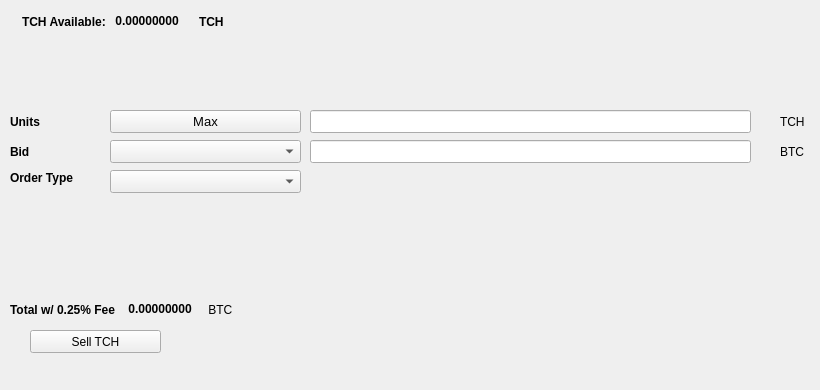
   <widget class="QWidget" name="SellTab">
    <attribute name="title">
     <string>Sell</string>
    </attribute>
    <widget class="QLabel" name="label_16">
     <property name="geometry">
      <rect>
       <x>780</x>
       <y>140</y>
       <width>31</width>
       <height>23</height>
      </rect>
     </property>
     <property name="text">
      <string>BTC</string>
     </property>
    </widget>
    <widget class="QComboBox" name="SellBidcomboBox">
     <property name="geometry">
      <rect>
       <x>110</x>
       <y>140</y>
       <width>191</width>
       <height>23</height>
      </rect>
     </property>
     <property name="font">
      <font>
       <pointsize>10</pointsize>
      </font>
     </property>
    </widget>
    <widget class="QLabel" name="label_18">
     <property name="geometry">
      <rect>
       <x>10</x>
       <y>110</y>
       <width>46</width>
       <height>23</height>
      </rect>
     </property>
     <property name="font">
      <font>
       <weight>75</weight>
       <bold>true</bold>
      </font>
     </property>
     <property name="text">
      <string>Units</string>
     </property>
    </widget>
    <widget class="QPushButton" name="Sell_Max_Amount">
     <property name="geometry">
      <rect>
       <x>110</x>
       <y>110</y>
       <width>191</width>
       <height>23</height>
      </rect>
     </property>
     <property name="font">
      <font>
       <pointsize>10</pointsize>
      </font>
     </property>
     <property name="text">
      <string>Max</string>
     </property>
    </widget>
    <widget class="QLabel" name="label_20">
     <property name="geometry">
      <rect>
       <x>10</x>
       <y>170</y>
       <width>91</width>
       <height>16</height>
      </rect>
     </property>
     <property name="font">
      <font>
       <weight>75</weight>
       <bold>true</bold>
      </font>
     </property>
     <property name="text">
      <string>Order Type</string>
     </property>
    </widget>
    <widget class="QComboBox" name="SellOrdertypeCombo">
     <property name="geometry">
      <rect>
       <x>110</x>
       <y>170</y>
       <width>191</width>
       <height>23</height>
      </rect>
     </property>
     <property name="font">
      <font>
       <pointsize>10</pointsize>
      </font>
     </property>
    </widget>
    <widget class="QLabel" name="label_21">
     <property name="geometry">
      <rect>
       <x>10</x>
       <y>140</y>
       <width>46</width>
       <height>23</height>
      </rect>
     </property>
     <property name="font">
      <font>
       <weight>75</weight>
       <bold>true</bold>
      </font>
     </property>
     <property name="text">
      <string>Bid</string>
     </property>
    </widget>
    <widget class="QLabel" name="label_22">
     <property name="geometry">
      <rect>
       <x>780</x>
       <y>110</y>
       <width>31</width>
       <height>23</height>
      </rect>
     </property>
     <property name="text">
      <string>TCH</string>
     </property>
    </widget>
    <widget class="QLineEdit" name="UnitsInputTCH">
     <property name="geometry">
      <rect>
       <x>310</x>
       <y>110</y>
       <width>441</width>
       <height>23</height>
      </rect>
     </property>
     <property name="font">
      <font>
       <pointsize>9</pointsize>
       <weight>75</weight>
       <bold>true</bold>
      </font>
     </property>
    </widget>
    <widget class="QLineEdit" name="SellBidPriceEdit">
     <property name="geometry">
      <rect>
       <x>310</x>
       <y>140</y>
       <width>441</width>
       <height>23</height>
      </rect>
     </property>
     <property name="font">
      <font>
       <pointsize>9</pointsize>
       <weight>75</weight>
       <bold>true</bold>
      </font>
     </property>
    </widget>
    <widget class="QPushButton" name="SellTCHBTN">
     <property name="geometry">
      <rect>
       <x>30</x>
       <y>330</y>
       <width>131</width>
       <height>23</height>
      </rect>
     </property>
     <property name="text">
      <string>Sell TCH</string>
     </property>
     <property name="icon">
      <iconset resource="../thecash">
       <normaloff>:/icons/bitcoin</normaloff>:/icons/bitcoin</iconset>
     </property>
    </widget>
    <widget class="QWidget" name="layoutWidget3">
     <property name="geometry">
      <rect>
       <x>22</x>
       <y>12</y>
       <width>258</width>
       <height>19</height>
      </rect>
     </property>
     <layout class="QHBoxLayout" name="horizontalLayout">
      <item>
       <widget class="QLabel" name="label232_2">
        <property name="font">
         <font>
          <weight>75</weight>
          <bold>true</bold>
         </font>
        </property>
        <property name="text">
         <string>TCH Available:</string>
        </property>
       </widget>
      </item>
      <item>
       <widget class="QLabel" name="TCHAvailableLabel">
        <property name="palette">
         <palette>
          <active>
           <colorrole role="WindowText">
            <brush brushstyle="SolidPattern">
             <color alpha="255">
              <red>0</red>
              <green>0</green>
              <blue>0</blue>
             </color>
            </brush>
           </colorrole>
           <colorrole role="Button">
            <brush brushstyle="SolidPattern">
             <color alpha="255">
              <red>0</red>
              <green>170</green>
              <blue>0</blue>
             </color>
            </brush>
           </colorrole>
           <colorrole role="Light">
            <brush brushstyle="SolidPattern">
             <color alpha="255">
              <red>0</red>
              <green>255</green>
              <blue>0</blue>
             </color>
            </brush>
           </colorrole>
           <colorrole role="Midlight">
            <brush brushstyle="SolidPattern">
             <color alpha="255">
              <red>0</red>
              <green>212</green>
              <blue>0</blue>
             </color>
            </brush>
           </colorrole>
           <colorrole role="Dark">
            <brush brushstyle="SolidPattern">
             <color alpha="255">
              <red>0</red>
              <green>85</green>
              <blue>0</blue>
             </color>
            </brush>
           </colorrole>
           <colorrole role="Mid">
            <brush brushstyle="SolidPattern">
             <color alpha="255">
              <red>0</red>
              <green>113</green>
              <blue>0</blue>
             </color>
            </brush>
           </colorrole>
           <colorrole role="Text">
            <brush brushstyle="SolidPattern">
             <color alpha="255">
              <red>0</red>
              <green>170</green>
              <blue>0</blue>
             </color>
            </brush>
           </colorrole>
           <colorrole role="BrightText">
            <brush brushstyle="SolidPattern">
             <color alpha="255">
              <red>255</red>
              <green>255</green>
              <blue>255</blue>
             </color>
            </brush>
           </colorrole>
           <colorrole role="ButtonText">
            <brush brushstyle="SolidPattern">
             <color alpha="255">
              <red>0</red>
              <green>0</green>
              <blue>0</blue>
             </color>
            </brush>
           </colorrole>
           <colorrole role="Base">
            <brush brushstyle="SolidPattern">
             <color alpha="255">
              <red>255</red>
              <green>255</green>
              <blue>255</blue>
             </color>
            </brush>
           </colorrole>
           <colorrole role="Window">
            <brush brushstyle="SolidPattern">
             <color alpha="255">
              <red>0</red>
              <green>170</green>
              <blue>0</blue>
             </color>
            </brush>
           </colorrole>
           <colorrole role="Shadow">
            <brush brushstyle="SolidPattern">
             <color alpha="255">
              <red>0</red>
              <green>0</green>
              <blue>0</blue>
             </color>
            </brush>
           </colorrole>
           <colorrole role="AlternateBase">
            <brush brushstyle="SolidPattern">
             <color alpha="255">
              <red>127</red>
              <green>212</green>
              <blue>127</blue>
             </color>
            </brush>
           </colorrole>
           <colorrole role="ToolTipBase">
            <brush brushstyle="SolidPattern">
             <color alpha="255">
              <red>255</red>
              <green>255</green>
              <blue>220</blue>
             </color>
            </brush>
           </colorrole>
           <colorrole role="ToolTipText">
            <brush brushstyle="SolidPattern">
             <color alpha="255">
              <red>0</red>
              <green>0</green>
              <blue>0</blue>
             </color>
            </brush>
           </colorrole>
          </active>
          <inactive>
           <colorrole role="WindowText">
            <brush brushstyle="SolidPattern">
             <color alpha="255">
              <red>0</red>
              <green>0</green>
              <blue>0</blue>
             </color>
            </brush>
           </colorrole>
           <colorrole role="Button">
            <brush brushstyle="SolidPattern">
             <color alpha="255">
              <red>0</red>
              <green>170</green>
              <blue>0</blue>
             </color>
            </brush>
           </colorrole>
           <colorrole role="Light">
            <brush brushstyle="SolidPattern">
             <color alpha="255">
              <red>0</red>
              <green>255</green>
              <blue>0</blue>
             </color>
            </brush>
           </colorrole>
           <colorrole role="Midlight">
            <brush brushstyle="SolidPattern">
             <color alpha="255">
              <red>0</red>
              <green>212</green>
              <blue>0</blue>
             </color>
            </brush>
           </colorrole>
           <colorrole role="Dark">
            <brush brushstyle="SolidPattern">
             <color alpha="255">
              <red>0</red>
              <green>85</green>
              <blue>0</blue>
             </color>
            </brush>
           </colorrole>
           <colorrole role="Mid">
            <brush brushstyle="SolidPattern">
             <color alpha="255">
              <red>0</red>
              <green>113</green>
              <blue>0</blue>
             </color>
            </brush>
           </colorrole>
           <colorrole role="Text">
            <brush brushstyle="SolidPattern">
             <color alpha="255">
              <red>0</red>
              <green>170</green>
              <blue>0</blue>
             </color>
            </brush>
           </colorrole>
           <colorrole role="BrightText">
            <brush brushstyle="SolidPattern">
             <color alpha="255">
              <red>255</red>
              <green>255</green>
              <blue>255</blue>
             </color>
            </brush>
           </colorrole>
           <colorrole role="ButtonText">
            <brush brushstyle="SolidPattern">
             <color alpha="255">
              <red>0</red>
              <green>0</green>
              <blue>0</blue>
             </color>
            </brush>
           </colorrole>
           <colorrole role="Base">
            <brush brushstyle="SolidPattern">
             <color alpha="255">
              <red>255</red>
              <green>255</green>
              <blue>255</blue>
             </color>
            </brush>
           </colorrole>
           <colorrole role="Window">
            <brush brushstyle="SolidPattern">
             <color alpha="255">
              <red>0</red>
              <green>170</green>
              <blue>0</blue>
             </color>
            </brush>
           </colorrole>
           <colorrole role="Shadow">
            <brush brushstyle="SolidPattern">
             <color alpha="255">
              <red>0</red>
              <green>0</green>
              <blue>0</blue>
             </color>
            </brush>
           </colorrole>
           <colorrole role="AlternateBase">
            <brush brushstyle="SolidPattern">
             <color alpha="255">
              <red>127</red>
              <green>212</green>
              <blue>127</blue>
             </color>
            </brush>
           </colorrole>
           <colorrole role="ToolTipBase">
            <brush brushstyle="SolidPattern">
             <color alpha="255">
              <red>255</red>
              <green>255</green>
              <blue>220</blue>
             </color>
            </brush>
           </colorrole>
           <colorrole role="ToolTipText">
            <brush brushstyle="SolidPattern">
             <color alpha="255">
              <red>0</red>
              <green>0</green>
              <blue>0</blue>
             </color>
            </brush>
           </colorrole>
          </inactive>
          <disabled>
           <colorrole role="WindowText">
            <brush brushstyle="SolidPattern">
             <color alpha="255">
              <red>0</red>
              <green>85</green>
              <blue>0</blue>
             </color>
            </brush>
           </colorrole>
           <colorrole role="Button">
            <brush brushstyle="SolidPattern">
             <color alpha="255">
              <red>0</red>
              <green>170</green>
              <blue>0</blue>
             </color>
            </brush>
           </colorrole>
           <colorrole role="Light">
            <brush brushstyle="SolidPattern">
             <color alpha="255">
              <red>0</red>
              <green>255</green>
              <blue>0</blue>
             </color>
            </brush>
           </colorrole>
           <colorrole role="Midlight">
            <brush brushstyle="SolidPattern">
             <color alpha="255">
              <red>0</red>
              <green>212</green>
              <blue>0</blue>
             </color>
            </brush>
           </colorrole>
           <colorrole role="Dark">
            <brush brushstyle="SolidPattern">
             <color alpha="255">
              <red>0</red>
              <green>85</green>
              <blue>0</blue>
             </color>
            </brush>
           </colorrole>
           <colorrole role="Mid">
            <brush brushstyle="SolidPattern">
             <color alpha="255">
              <red>0</red>
              <green>113</green>
              <blue>0</blue>
             </color>
            </brush>
           </colorrole>
           <colorrole role="Text">
            <brush brushstyle="SolidPattern">
             <color alpha="255">
              <red>0</red>
              <green>85</green>
              <blue>0</blue>
             </color>
            </brush>
           </colorrole>
           <colorrole role="BrightText">
            <brush brushstyle="SolidPattern">
             <color alpha="255">
              <red>255</red>
              <green>255</green>
              <blue>255</blue>
             </color>
            </brush>
           </colorrole>
           <colorrole role="ButtonText">
            <brush brushstyle="SolidPattern">
             <color alpha="255">
              <red>0</red>
              <green>85</green>
              <blue>0</blue>
             </color>
            </brush>
           </colorrole>
           <colorrole role="Base">
            <brush brushstyle="SolidPattern">
             <color alpha="255">
              <red>0</red>
              <green>170</green>
              <blue>0</blue>
             </color>
            </brush>
           </colorrole>
           <colorrole role="Window">
            <brush brushstyle="SolidPattern">
             <color alpha="255">
              <red>0</red>
              <green>170</green>
              <blue>0</blue>
             </color>
            </brush>
           </colorrole>
           <colorrole role="Shadow">
            <brush brushstyle="SolidPattern">
             <color alpha="255">
              <red>0</red>
              <green>0</green>
              <blue>0</blue>
             </color>
            </brush>
           </colorrole>
           <colorrole role="AlternateBase">
            <brush brushstyle="SolidPattern">
             <color alpha="255">
              <red>0</red>
              <green>170</green>
              <blue>0</blue>
             </color>
            </brush>
           </colorrole>
           <colorrole role="ToolTipBase">
            <brush brushstyle="SolidPattern">
             <color alpha="255">
              <red>255</red>
              <green>255</green>
              <blue>220</blue>
             </color>
            </brush>
           </colorrole>
           <colorrole role="ToolTipText">
            <brush brushstyle="SolidPattern">
             <color alpha="255">
              <red>0</red>
              <green>0</green>
              <blue>0</blue>
             </color>
            </brush>
           </colorrole>
          </disabled>
         </palette>
        </property>
        <property name="font">
         <font>
          <weight>75</weight>
          <bold>true</bold>
         </font>
        </property>
        <property name="text">
         <string> 0.00000000 </string>
        </property>
        <property name="textInteractionFlags">
         <set>Qt::LinksAccessibleByMouse|Qt::TextSelectableByKeyboard|Qt::TextSelectableByMouse</set>
        </property>
       </widget>
      </item>
      <item>
       <widget class="QLabel" name="labelTCH">
        <property name="font">
         <font>
          <weight>75</weight>
          <bold>true</bold>
         </font>
        </property>
        <property name="text">
         <string>TCH</string>
        </property>
       </widget>
      </item>
     </layout>
    </widget>
    <widget class="QWidget" name="layoutWidget">
     <property name="geometry">
      <rect>
       <x>10</x>
       <y>300</y>
       <width>268</width>
       <height>19</height>
      </rect>
     </property>
     <layout class="QHBoxLayout" name="horizontalLayout_2">
      <item>
       <widget class="QLabel" name="label_19">
        <property name="font">
         <font>
          <weight>75</weight>
          <bold>true</bold>
         </font>
        </property>
        <property name="text">
         <string>Total w/ 0.25% Fee </string>
        </property>
       </widget>
      </item>
      <item>
       <widget class="QLabel" name="SellCostLabel">
        <property name="palette">
         <palette>
          <active>
           <colorrole role="WindowText">
            <brush brushstyle="SolidPattern">
             <color alpha="255">
              <red>0</red>
              <green>0</green>
              <blue>0</blue>
             </color>
            </brush>
           </colorrole>
           <colorrole role="Button">
            <brush brushstyle="SolidPattern">
             <color alpha="255">
              <red>0</red>
              <green>170</green>
              <blue>0</blue>
             </color>
            </brush>
           </colorrole>
           <colorrole role="Light">
            <brush brushstyle="SolidPattern">
             <color alpha="255">
              <red>0</red>
              <green>255</green>
              <blue>0</blue>
             </color>
            </brush>
           </colorrole>
           <colorrole role="Midlight">
            <brush brushstyle="SolidPattern">
             <color alpha="255">
              <red>0</red>
              <green>212</green>
              <blue>0</blue>
             </color>
            </brush>
           </colorrole>
           <colorrole role="Dark">
            <brush brushstyle="SolidPattern">
             <color alpha="255">
              <red>0</red>
              <green>85</green>
              <blue>0</blue>
             </color>
            </brush>
           </colorrole>
           <colorrole role="Mid">
            <brush brushstyle="SolidPattern">
             <color alpha="255">
              <red>0</red>
              <green>113</green>
              <blue>0</blue>
             </color>
            </brush>
           </colorrole>
           <colorrole role="Text">
            <brush brushstyle="SolidPattern">
             <color alpha="255">
              <red>0</red>
              <green>170</green>
              <blue>0</blue>
             </color>
            </brush>
           </colorrole>
           <colorrole role="BrightText">
            <brush brushstyle="SolidPattern">
             <color alpha="255">
              <red>255</red>
              <green>255</green>
              <blue>255</blue>
             </color>
            </brush>
           </colorrole>
           <colorrole role="ButtonText">
            <brush brushstyle="SolidPattern">
             <color alpha="255">
              <red>0</red>
              <green>0</green>
              <blue>0</blue>
             </color>
            </brush>
           </colorrole>
           <colorrole role="Base">
            <brush brushstyle="SolidPattern">
             <color alpha="255">
              <red>255</red>
              <green>255</green>
              <blue>255</blue>
             </color>
            </brush>
           </colorrole>
           <colorrole role="Window">
            <brush brushstyle="SolidPattern">
             <color alpha="255">
              <red>0</red>
              <green>170</green>
              <blue>0</blue>
             </color>
            </brush>
           </colorrole>
           <colorrole role="Shadow">
            <brush brushstyle="SolidPattern">
             <color alpha="255">
              <red>0</red>
              <green>0</green>
              <blue>0</blue>
             </color>
            </brush>
           </colorrole>
           <colorrole role="AlternateBase">
            <brush brushstyle="SolidPattern">
             <color alpha="255">
              <red>127</red>
              <green>212</green>
              <blue>127</blue>
             </color>
            </brush>
           </colorrole>
           <colorrole role="ToolTipBase">
            <brush brushstyle="SolidPattern">
             <color alpha="255">
              <red>255</red>
              <green>255</green>
              <blue>220</blue>
             </color>
            </brush>
           </colorrole>
           <colorrole role="ToolTipText">
            <brush brushstyle="SolidPattern">
             <color alpha="255">
              <red>0</red>
              <green>0</green>
              <blue>0</blue>
             </color>
            </brush>
           </colorrole>
          </active>
          <inactive>
           <colorrole role="WindowText">
            <brush brushstyle="SolidPattern">
             <color alpha="255">
              <red>0</red>
              <green>0</green>
              <blue>0</blue>
             </color>
            </brush>
           </colorrole>
           <colorrole role="Button">
            <brush brushstyle="SolidPattern">
             <color alpha="255">
              <red>0</red>
              <green>170</green>
              <blue>0</blue>
             </color>
            </brush>
           </colorrole>
           <colorrole role="Light">
            <brush brushstyle="SolidPattern">
             <color alpha="255">
              <red>0</red>
              <green>255</green>
              <blue>0</blue>
             </color>
            </brush>
           </colorrole>
           <colorrole role="Midlight">
            <brush brushstyle="SolidPattern">
             <color alpha="255">
              <red>0</red>
              <green>212</green>
              <blue>0</blue>
             </color>
            </brush>
           </colorrole>
           <colorrole role="Dark">
            <brush brushstyle="SolidPattern">
             <color alpha="255">
              <red>0</red>
              <green>85</green>
              <blue>0</blue>
             </color>
            </brush>
           </colorrole>
           <colorrole role="Mid">
            <brush brushstyle="SolidPattern">
             <color alpha="255">
              <red>0</red>
              <green>113</green>
              <blue>0</blue>
             </color>
            </brush>
           </colorrole>
           <colorrole role="Text">
            <brush brushstyle="SolidPattern">
             <color alpha="255">
              <red>0</red>
              <green>170</green>
              <blue>0</blue>
             </color>
            </brush>
           </colorrole>
           <colorrole role="BrightText">
            <brush brushstyle="SolidPattern">
             <color alpha="255">
              <red>255</red>
              <green>255</green>
              <blue>255</blue>
             </color>
            </brush>
           </colorrole>
           <colorrole role="ButtonText">
            <brush brushstyle="SolidPattern">
             <color alpha="255">
              <red>0</red>
              <green>0</green>
              <blue>0</blue>
             </color>
            </brush>
           </colorrole>
           <colorrole role="Base">
            <brush brushstyle="SolidPattern">
             <color alpha="255">
              <red>255</red>
              <green>255</green>
              <blue>255</blue>
             </color>
            </brush>
           </colorrole>
           <colorrole role="Window">
            <brush brushstyle="SolidPattern">
             <color alpha="255">
              <red>0</red>
              <green>170</green>
              <blue>0</blue>
             </color>
            </brush>
           </colorrole>
           <colorrole role="Shadow">
            <brush brushstyle="SolidPattern">
             <color alpha="255">
              <red>0</red>
              <green>0</green>
              <blue>0</blue>
             </color>
            </brush>
           </colorrole>
           <colorrole role="AlternateBase">
            <brush brushstyle="SolidPattern">
             <color alpha="255">
              <red>127</red>
              <green>212</green>
              <blue>127</blue>
             </color>
            </brush>
           </colorrole>
           <colorrole role="ToolTipBase">
            <brush brushstyle="SolidPattern">
             <color alpha="255">
              <red>255</red>
              <green>255</green>
              <blue>220</blue>
             </color>
            </brush>
           </colorrole>
           <colorrole role="ToolTipText">
            <brush brushstyle="SolidPattern">
             <color alpha="255">
              <red>0</red>
              <green>0</green>
              <blue>0</blue>
             </color>
            </brush>
           </colorrole>
          </inactive>
          <disabled>
           <colorrole role="WindowText">
            <brush brushstyle="SolidPattern">
             <color alpha="255">
              <red>0</red>
              <green>85</green>
              <blue>0</blue>
             </color>
            </brush>
           </colorrole>
           <colorrole role="Button">
            <brush brushstyle="SolidPattern">
             <color alpha="255">
              <red>0</red>
              <green>170</green>
              <blue>0</blue>
             </color>
            </brush>
           </colorrole>
           <colorrole role="Light">
            <brush brushstyle="SolidPattern">
             <color alpha="255">
              <red>0</red>
              <green>255</green>
              <blue>0</blue>
             </color>
            </brush>
           </colorrole>
           <colorrole role="Midlight">
            <brush brushstyle="SolidPattern">
             <color alpha="255">
              <red>0</red>
              <green>212</green>
              <blue>0</blue>
             </color>
            </brush>
           </colorrole>
           <colorrole role="Dark">
            <brush brushstyle="SolidPattern">
             <color alpha="255">
              <red>0</red>
              <green>85</green>
              <blue>0</blue>
             </color>
            </brush>
           </colorrole>
           <colorrole role="Mid">
            <brush brushstyle="SolidPattern">
             <color alpha="255">
              <red>0</red>
              <green>113</green>
              <blue>0</blue>
             </color>
            </brush>
           </colorrole>
           <colorrole role="Text">
            <brush brushstyle="SolidPattern">
             <color alpha="255">
              <red>0</red>
              <green>85</green>
              <blue>0</blue>
             </color>
            </brush>
           </colorrole>
           <colorrole role="BrightText">
            <brush brushstyle="SolidPattern">
             <color alpha="255">
              <red>255</red>
              <green>255</green>
              <blue>255</blue>
             </color>
            </brush>
           </colorrole>
           <colorrole role="ButtonText">
            <brush brushstyle="SolidPattern">
             <color alpha="255">
              <red>0</red>
              <green>85</green>
              <blue>0</blue>
             </color>
            </brush>
           </colorrole>
           <colorrole role="Base">
            <brush brushstyle="SolidPattern">
             <color alpha="255">
              <red>0</red>
              <green>170</green>
              <blue>0</blue>
             </color>
            </brush>
           </colorrole>
           <colorrole role="Window">
            <brush brushstyle="SolidPattern">
             <color alpha="255">
              <red>0</red>
              <green>170</green>
              <blue>0</blue>
             </color>
            </brush>
           </colorrole>
           <colorrole role="Shadow">
            <brush brushstyle="SolidPattern">
             <color alpha="255">
              <red>0</red>
              <green>0</green>
              <blue>0</blue>
             </color>
            </brush>
           </colorrole>
           <colorrole role="AlternateBase">
            <brush brushstyle="SolidPattern">
             <color alpha="255">
              <red>0</red>
              <green>170</green>
              <blue>0</blue>
             </color>
            </brush>
           </colorrole>
           <colorrole role="ToolTipBase">
            <brush brushstyle="SolidPattern">
             <color alpha="255">
              <red>255</red>
              <green>255</green>
              <blue>220</blue>
             </color>
            </brush>
           </colorrole>
           <colorrole role="ToolTipText">
            <brush brushstyle="SolidPattern">
             <color alpha="255">
              <red>0</red>
              <green>0</green>
              <blue>0</blue>
             </color>
            </brush>
           </colorrole>
          </disabled>
         </palette>
        </property>
        <property name="font">
         <font>
          <weight>75</weight>
          <bold>true</bold>
         </font>
        </property>
        <property name="autoFillBackground">
         <bool>false</bool>
        </property>
        <property name="text">
         <string> 0.00000000</string>
        </property>
        <property name="textInteractionFlags">
         <set>Qt::LinksAccessibleByMouse|Qt::TextSelectableByMouse</set>
        </property>
       </widget>
      </item>
      <item>
       <widget class="QLabel" name="label_17">
        <property name="font">
         <font>
          <weight>50</weight>
          <bold>false</bold>
         </font>
        </property>
        <property name="text">
         <string> BTC</string>
        </property>
       </widget>
      </item>
     </layout>
    </widget>
    <widget class="QLabel" name="label_23">
     <property name="geometry">
      <rect>
       <x>460</x>
       <y>300</y>
       <width>281</width>
       <height>81</height>
      </rect>
     </property>
     <property name="text">
      <string/>
     </property>
     <property name="pixmap">
      <pixmap>:/images/bittrex</pixmap>
     </property>
    </widget>
   </widget>
